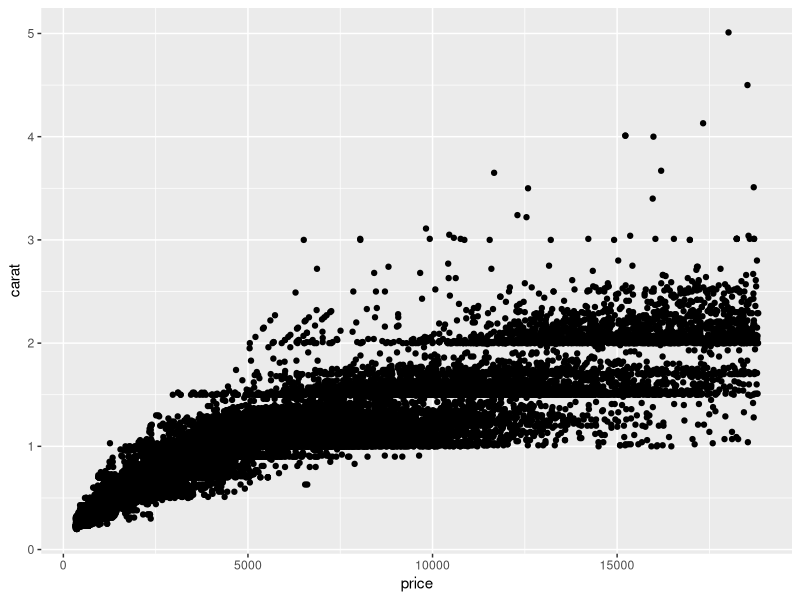
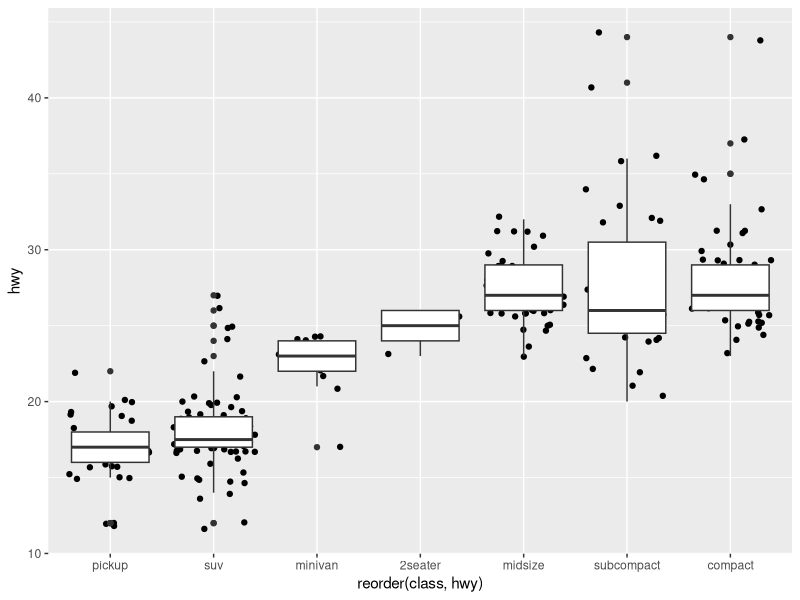
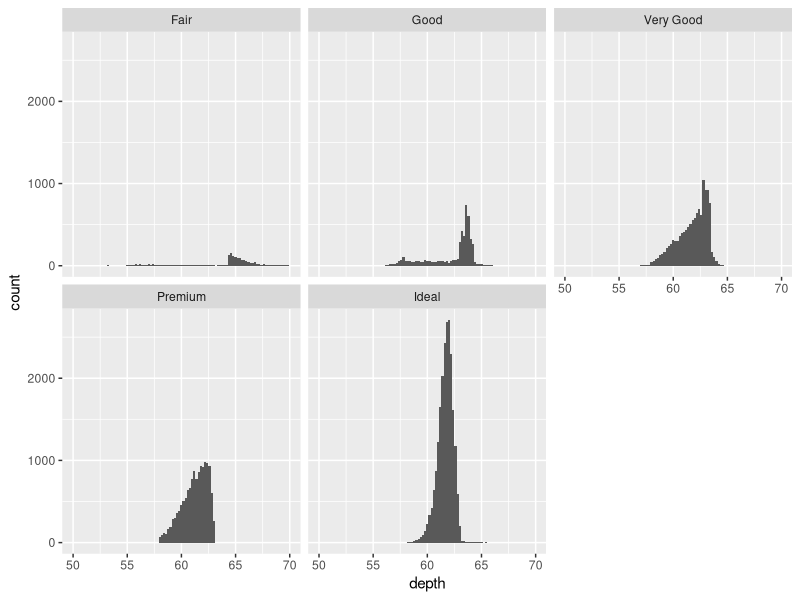
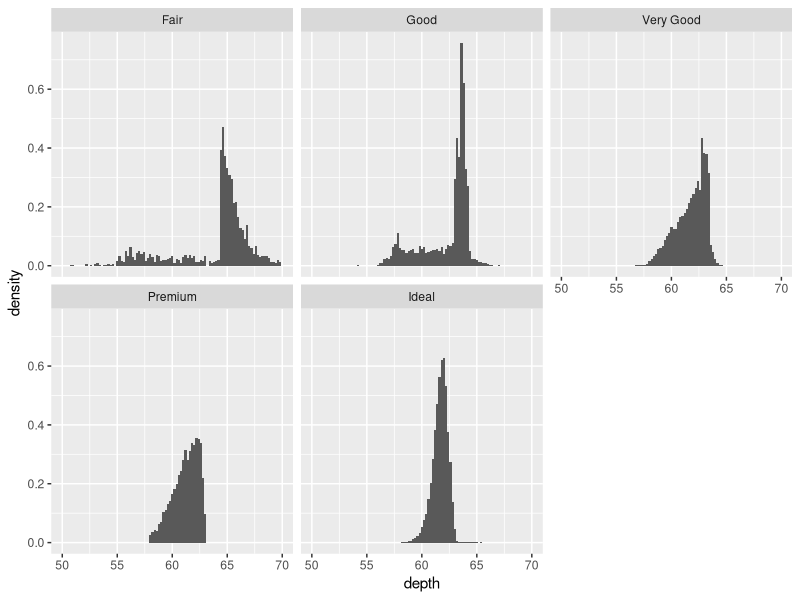
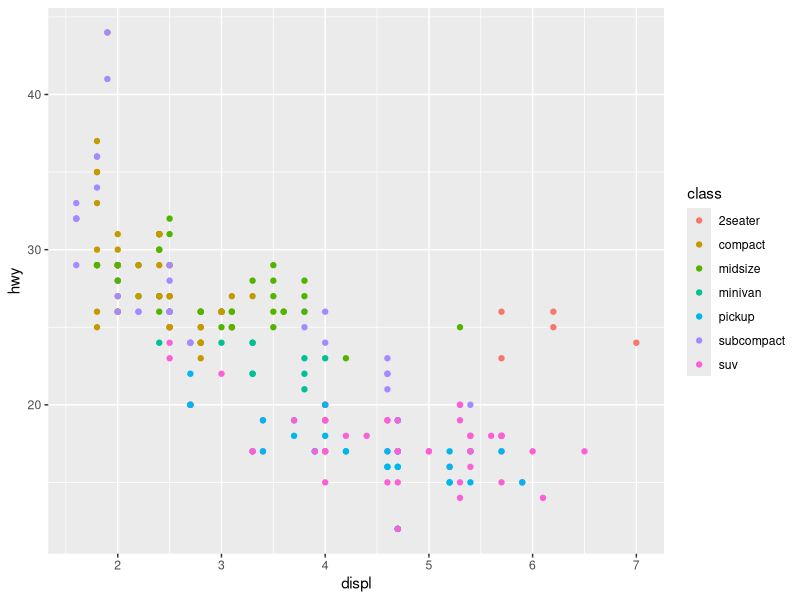
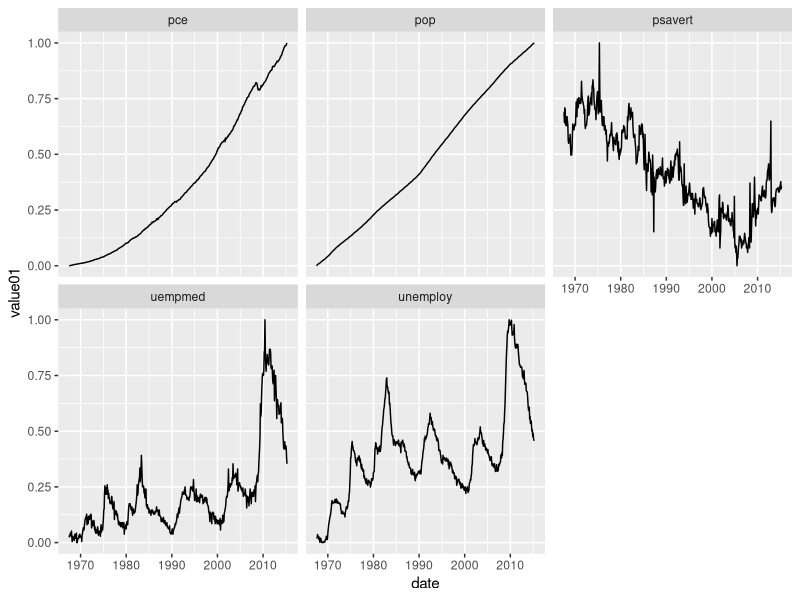

The R script that drew these images, in order: (Note: this script raises an error after producing the figures.)
## ---- chunk 1
install.packages("ggplot2")
install.packages("tidyverse")
library(tidyverse)
library(ggplot2)

ggplot(diamonds, aes(x = price, y = carat)) +
  geom_point()
## ---- chunk 2
ggplot(mpg, aes(reorder(class, hwy), hwy)) +
  geom_jitter() +
  geom_boxplot()
## ---- chunk 3

#Plot count
ggplot(diamonds, aes(depth)) +
  geom_histogram(aes(y = ..count..), binwidth=0.2) +
  facet_wrap(~ cut) + xlim(50, 70)

#Plot density
ggplot(diamonds, aes(depth)) +
  geom_histogram(aes(y = ..density..), binwidth=0.2) +
  facet_wrap(~ cut) + xlim(50, 70)
## ---- chunk 4
ggplot(mpg, aes(displ, hwy, color = class)) +
  geom_point()

## ---- chunk 5
economics_long
econ <- economics_long
str(econ)
class(econ)
view(econ)

ggplot(econ, mapping = aes(x = date, y = value01)) +
  geom_line() + 
  facet_wrap(~variable)
## ---- chunk 6

ggplot(cities, aes(long, lat)) +
  geom_path(aes(size = survivors, colour =
direction,
    group = interaction(group, direction)), data =
troops) +
  geom_text(aes(label = city), hjust = 0, vjust = 1,
size = 4)
# Polish appearance
last_plot() +
  scale_x_continuous("", limits = c(24, 39)) +
  scale_y_continuous("") +
  scale_colour_manual(values = c("grey50","red")) +
  scale_size(to = c(1, 10))
